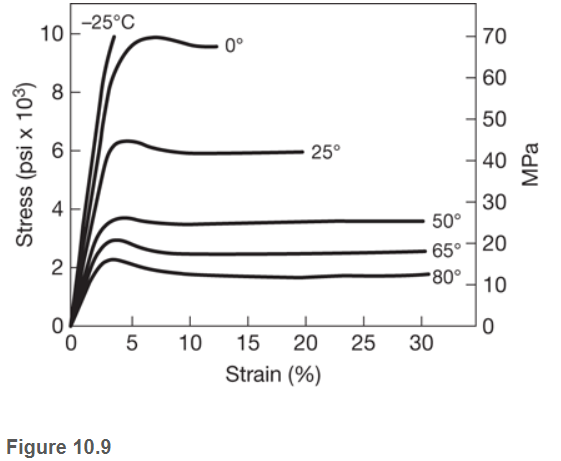
#> input picture hwcode/hw15/figure10.9.png, 561 x 461 px
$ python hw15.py
#> lines starting #> are read from the running program, lines starting #| are printed output that depends on the picture
from matplotlib import pyplot as plt
from matplotlib import image as mpimg
from PIL import Image
import pandas as pd
from tabulate import tabulate
# ################################################################################
# # 10.3
# problem = """
# 10.3 What properties are influenced by the degree of polymerization?"""
# print(problem)
# answer = """
# i. Tensile and impact stregth
# ii. Vicousity
# """
# print(answer)

# # 10.11
# problem = """
# 10.11 Discuss the significance of the glass-transition temperature, Tg , in
# engineering applications."""
# print(problem)
# answer = """
# The glass transition temperature, Tg, is the temperature at which amorphous
# polymers transition from being hard, brittle and glassy to being softer, more
# flexible and rubbery, and the mechanical propertiesare change significantly.

# Because the mechanical properties are changed significantly as this temperature,
# engineering applicationscan be developed to exploit this property. For example,
# at below the Tg, amorphous polymers, are more hard,rigid and brittle, this
# property can be used to develop polymer parts that require these properties and
# are only exposed to low temperatures.

# This temperature also affects properties like the workability of the polymer,
# dimensional stability the material and a few other. These are properties that
# can be exploited for different suitable engineering applications
# """
# print(answer)

# ################################################################################
# # Prob 10.27
# # image = mpimg.imread("figure10.8.png")
# # plt.imshow(image)
# # plt.show()
# image = Image.open('figure10.8.png')
# image.show()

# problem = """
# 10.27 Review the three curves in Fig. 10.8, and name applications for each type
# of behavior. Explain your choices."""
# print(problem)

# answer = """
# Rigid and brittle (Melamine)
# Melamine are rigid and brittle and can be applied in the area of funiture making.
# Melamine is hard, and highly durable and can tolerate heat better than other
# plastics. This makes it a great material in furniture making.

# Tough and ductile (ABS)
# ABS can be applied in the making of steering wheel covers and dashboards. The
# toughness and ductility are great qualities that can absorb and redistribute
# energy on impact and as a consequence keep passangers safe.

# Soft and flexible (Polyethylene)
# Polyethylene can be applied in the making of insulation for wires and cables.
# Polyethylene is soft and flexible which is a desirable characteristic for
# insulations for wires and cables as wires and cables usually have to turn over
# tight corners and are not usually load bearing.
# """
# print(answer)
# ################################################################################

# # Prob 10.58
# problem = """
# 10.58 What characteristics make polymers attractive for applications such as
# gears? What characteristics are drawbacks for such applications?"""
# print(problem)

# answer = """
# Characteristics make polymers attractive for applications
# Corrosion resistance - Compared to metals, polymers are very corrosion
# resistant. This is a favorable property for a gear, especially in an
# application that is exposed to harsh chemicals.

# Light weight - Polymers gear are considerably lighter than metal gears of
# similar size.

# Good shock absorption - Polymer gears can deflect to absorb impact loads
# more than metal gears.

# Noise reduction - The dampening properties of polymers result in more quiet
# gears compared to metals gears.

# Drawbacks
# Temperature sensitivity - High tempeartures may alter the material properties and
# hence reduce the effectiveness of the gear.

# Strength - The strength of polymers are considerably less than the strength of
# metals.

# Wear resistance - Compared to metals, polymer gears may need to be replaced more
# often.
# """
# print(answer)
# ################################################################################

# # Prob 10.87
# image = Image.open('figure10.9.png')
# image.show()
# problem = """
# 10.87 Calculate the areas under the stress–strain curve (toughness) for the
# material in Fig. 10.9 , plot them as a function of temperature, and describe
# your observations."""
# print(problem)

# curve_neg_25 = 0.5*3*10
# curve_0 = (0.5*4*9.5) + ((13-4)*9.5)
# curve_25 = (0.5*3*6) + ((20-3)*6)
# curve_50 = (0.5*3*3) + ((30-3)*3)
# curve_65 = (0.5*2.5*2) + ((30.5-2)*2.5)
# curve_80 = (0.5*1.5*2) + ((31-2)*2)

# dict = {'temperature': [-25, 0, 25, 50, 65, 80],
# 'area': [curve_neg_25, curve_0, curve_25, curve_50, curve_65, curve_80]
# }

# df = pd.DataFrame(dict)
# print(tabulate(df, headers = 'keys', tablefmt = 'psql'))
# plt.plot(dict['temperature'], dict['area'])
# plt.xlabel('Temperature (degrees C)')
# plt.ylabel('Area under curve (psi x 10^3)')
# plt.show()

# observation = """
# The area under the curve, toughness, increases as the temperature increases until
# around 50 degree celsius and where the area, toughness, starts to degrees.
# """
# print(observation)
###############################################################################

# Prob 10.88
image = Image.open('figure10.9.png')
#> image is the input picture: PIL image 561x461 RGBA; mean R, G, B, A 242.4, 242.2, 242.2, 255
image.show()
problem = """
10.88 Note in Fig. 10.9  that, as expected, the elastic modulus of the polymer
decreases as temperature increases. Using the stress-strain curves in the figure,
make a plot of the modulus of elasticity versus temperature.
"""
print(problem)

curve_neg_25 = 5.2/1
curve_0 = 4/1
curve_25 = 3/1
curve_50 = 2.3/1
curve_65 = 2/1
curve_80 = 1.75/1

dict = {'temperature': [-25, 0, 25, 50, 65, 80],
'Modulus of Elasticity': [curve_neg_25, curve_0, curve_25, curve_50, curve_65, curve_80]
}

df = pd.DataFrame(dict)
print(tabulate(df, headers = 'keys', tablefmt = 'psql'))
plt.plot(dict['temperature'], dict['Modulus of Elasticity'])
plt.xlabel('Temperature (degrees C)')
plt.ylabel('Modulus of Elasticity (psi x 10^3)')
plt.show()
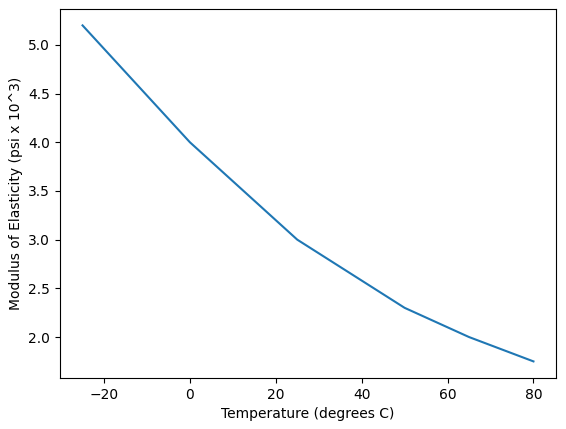
#> figure drawn by matplotlib, 1 panel
